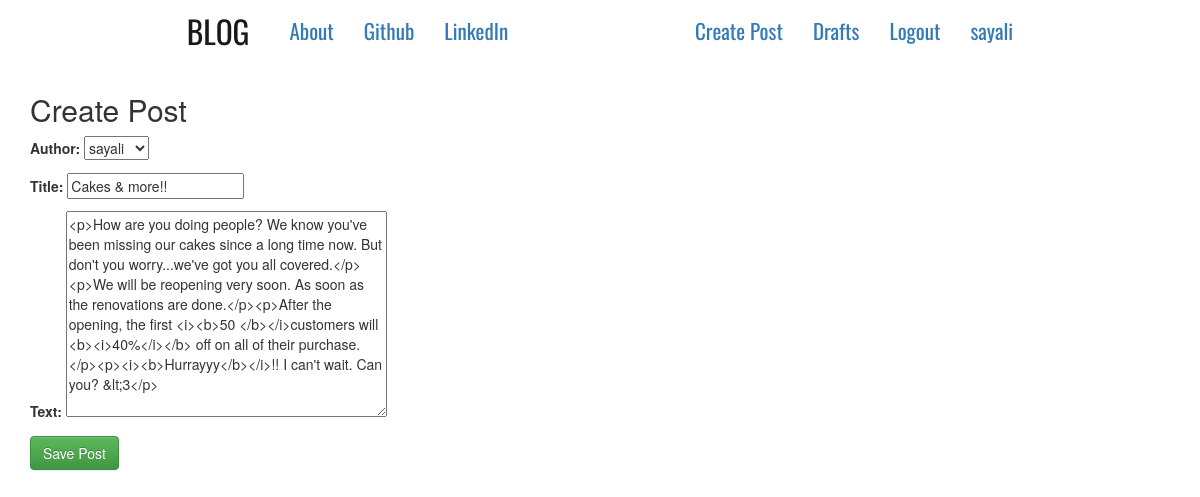
The app's page /post/5/update/ (signed in) with its own data.
### blogapp/models.py (models this page shows, shortened)
class Post(models.Model):
    author = models.ForeignKey('auth.User', on_delete=models.CASCADE)
    title = models.CharField(max_length=70)
    text = models.TextField()
    create_date = models.DateTimeField(default=timezone.now) # current date and time is set as create_date
    published_date = models.DateTimeField(blank=True, null=True)

### blogapp/views.py (the view)
# urls.py: url(r'^post/(?P<pk>\d+)/update/$', views.UpdatePostView.as_view(), name='post_update'),
class UpdatePostView(LoginRequiredMixin, UpdateView):
    login_url = '/login/'
    redirect_field_name = 'blogapp/post_detail.html'
    form_class = PostForm
    model = Post

### blogapp/forms.py
class PostForm(forms.ModelForm):
    class Meta():
        model = Post
        fields = ('author', 'title', 'text')
        widgets = {
            'title':forms.TextInput(attrs={'class':'textinputclass'}),
            'text':forms.Textarea(attrs={'class':'editable medium-editor-textarea postcontent'}),
        }

### blogapp/templates/blogapp/post_form.html (shortened to what this page needs)
{% extends 'blogapp/base.html' %}
{% block body_block %}
<h2>Create Post</h2>
<form action="" class="post-form" method="POST">
    {{ form.as_p }}
    <button type="submit" class="btn btn-success save-btn">Save Post</button>
</form>
{% endblock %}

### blogapp/templates/blogapp/base.html (shortened to what this page needs)
<!DOCTYPE html>
{% load static %}
<html lang="en">
<head>
    <link rel="stylesheet" href="https://stackpath.bootstrapcdn.com/bootstrap/4.4.1/css/bootstrap.min.css"
>
    <link rel="stylesheet" href="https://maxcdn.bootstrapcdn.com/bootstrap/3.3.7/css/bootstrap.min.css"
>
    <link rel="stylesheet" href="https://maxcdn.bootstrapcdn.com/bootstrap/3.3.7/css/bootstrap-theme.min.css"
>
    <link rel="stylesheet" href="//cdn.jsdelivr.net/npm/medium-editor@latest/dist/css/medium-editor.min.css"
        type="text/css" media="screen" charset="utf-8">
    <link rel="stylesheet" href="{% static 'css/blog.css' %}">
</head>
<body>
    <nav class="navbar navbar-expand navbar-light navfont">
        <div class="container">
            <ul class="nav navbar-nav">
                <li><a href="{% url 'post_list' %}" class="navbar-brand bigbrand">BLOG</a></li>
                <li><a href="{% url 'about' %}" class="nav-item">About</a></li>
                <li><a href="https://github.com/sayali1008" class="nav-item">Github</a></li>
                <li><a href="https://www.linkedin.com/in/sayali-moghe-079481193/">LinkedIn</a></li>
            </ul>
            <ul class="nav navbar-nav navbar-right">
                {% if user.is_authenticated %}
                <li><a href="{% url 'post_create' %}">Create Post</a></li>
                <li><a href="{% url 'post_drafts' %}">Drafts</a></li>
                <li><a href="{% url 'logout' %}">Logout</a></li>
                <li><a href="">{{ user.username }}</a></li>
                {% else %}
                <li><a href="{% url 'login' %}"><span class="glyphicon glyphicon-user"></span> Login</a></li>
                {% endif %}
            </ul>
        </div>
    </nav>
    <div class="container body-block">
        <div class="row">
                <div class="blog-post">
                    {% block body_block %}
                    {% endblock %}
                </div>
        </div>
    </div>
</body>
</html>

### blogapp/static/css/blog.css (style rules this page uses)
.navfont { font-family: 'Oswald', sans-serif; font-size: 1.5em; margin-bottom: 0.5em; }
.bigbrand { font-size: 1.5em; }

### records on screen
Post: author "sayali", title "Cakes & more!!", text "<p>How are you doing people? We know you've been missing our cakes since a long time now. But don't you worry...we've got you all covered.</p><p>We will be reopening very soon. As soon as the renovations are done.</p><p>After the opening, the first <i><b>50 </b></i>customers will <b><i>40%</i></b> off on all of their purchase.</p><p><i><b>Hurrayyy</b></i>!! I can't wait. Can you? &lt;3</p>"

### other values on screen
{{ user.username }} "sayali"
